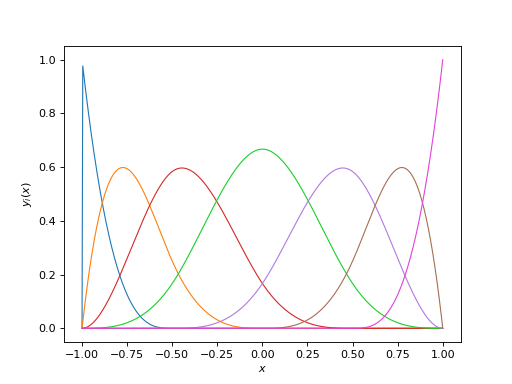

Write Python code to recreate this figure.
from cosmoTransitions.helper_functions import Nbspl
t = [-1,-1,-1,-1, -.5, 0, .5, 1, 1, 1, 1]
x = np.linspace(-1,1,500)
y = Nbspl(t,x, k=3)
plt.plot(x, y)
plt.xlabel(r"$x$")
plt.ylabel(r"$y_i(x)$")
plt.show()
